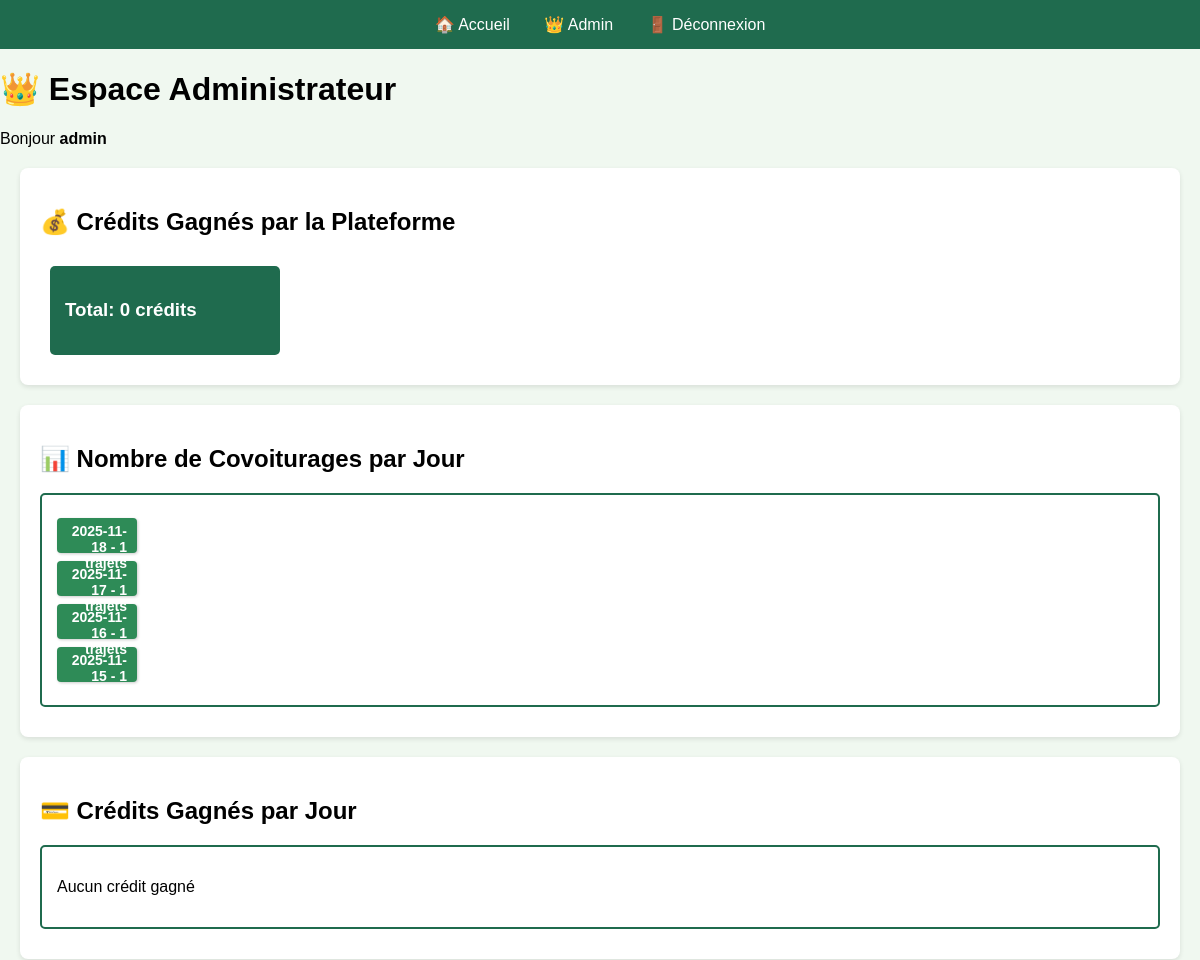
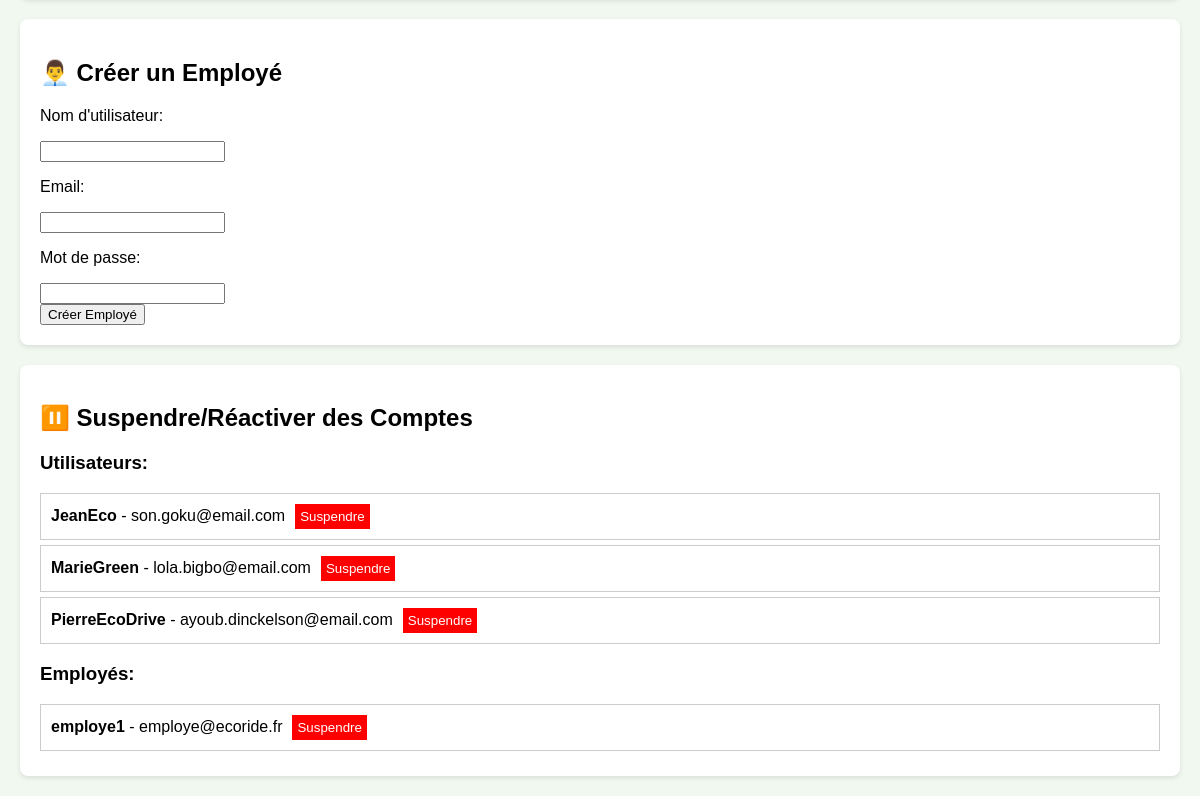
Page /admin-dashboard.php (signed in) on the committed database (2 pictures, top to bottom).
### tables this page shows
CREATE TABLE utilisateur (
    utilisateur_id INT PRIMARY KEY AUTO_INCREMENT,
    nom VARCHAR(50) NOT NULL,
    prenom VARCHAR(50) NOT NULL,
    email VARCHAR(50) UNIQUE NOT NULL,
    password VARCHAR(255) NOT NULL,
    telephone VARCHAR(50),
    adresse VARCHAR(50),
    date_naissance VARCHAR(50),
    photo BLOB,
    pseudo VARCHAR(50) UNIQUE NOT NULL,
    credit INT DEFAULT 20
);

CREATE TABLE employe (
    id INT PRIMARY KEY AUTO_INCREMENT,
    pseudo VARCHAR(50) UNIQUE NOT NULL,
    mot_de_passe VARCHAR(255) NOT NULL,
    email VARCHAR(100) NOT NULL,
    date_creation DATETIME DEFAULT CURRENT_TIMESTAMP);

### admin-dashboard.php (the view, shortened to what this page needs)
<?php
require_once 'config/config.php';
?>
<!DOCTYPE html>
<html lang="fr">
<head>
</head>
<body>
    <nav>
        <a href="index.php">🏠 Accueil</a>
        <a href="admin-dashboard.php">👑 Admin</a>
        <a href="admin-logout.php">🚪 Déconnexion</a>
    </nav>
    <h1>👑 Espace Administrateur</h1>
    <p>Bonjour <strong><?php echo $_SESSION['admin_pseudo']; ?></strong></p>
    <div class="admin-section">
        <h2>💰 Crédits Gagnés par la Plateforme</h2>
        <?php
        $sql = "SELECT SUM(prix_personne) as total FROM covoiturage WHERE statut = 'terminé'";
        $result = $conn->query($sql);
        $row = $result->fetch_assoc();
        $total_credits = $row['total'] * 2;
        echo "<div class='stat-box'><h3>Total: $total_credits crédits</h3></div>";
        ?>
    </div>
    <div class="admin-section">
        <h2>📊 Nombre de Covoiturages par Jour</h2>
        <div class="graph">
            <?php
            $sql = "SELECT DATE(date_depart) as jour, COUNT(*) as nb_trajets
                    FROM covoiturage
                    GROUP BY DATE(date_depart)
                    ORDER BY jour DESC
                    LIMIT 7";
            $result = $conn->query($sql);
            if ($result->num_rows > 0) {
                while($row = $result->fetch_assoc()) {
                    $width = min($row['nb_trajets'] * 50, 400);
                    echo "<div class='bar' style='width: {$width}px;'>";
                    echo $row['jour'] . " - " . $row['nb_trajets'] . " trajets";
                    echo "</div>";
                }
            } else {
                echo "<p>Aucun trajet trouvé</p>";
            }
            ?>
        </div>
    </div>
    <div class="admin-section">
        <h2>💳 Crédits Gagnés par Jour</h2>
        <div class="graph">
            <?php
            $sql = "SELECT DATE(date_depart) as jour, SUM(prix_personne) as credits
                    FROM covoiturage
                    WHERE statut = 'terminé'
                    GROUP BY DATE(date_depart)
                    ORDER BY jour DESC
                    LIMIT 7";
            $result = $conn->query($sql);
            if ($result->num_rows > 0) {
                while($row = $result->fetch_assoc()) {
                    $credits = $row['credits'] * 2;
                    $width = min($credits * 3, 400);
                    echo "<div class='bar' style='width: {$width}px; background: #1f6b4e;'>";
                    echo $row['jour'] . " - " . $credits . " crédits";
                    echo "</div>";
                }
            } else {
                echo "<p>Aucun crédit gagné</p>";
            }
            ?>
        </div>
    </div>
    <div class="admin-section">
        <h2>👨‍💼 Créer un Employé</h2>
        <form action="config/create-employee.php" method="POST">
            <p>Nom d'utilisateur:</p>
            <input type="text" name="pseudo" required>
            <p>Email:</p>
            <input type="email" name="email" required>
            <p>Mot de passe:</p>
            <input type="password" name="password" required>
            <br>
            <button type="submit">Créer Employé</button>
        </form>
    </div>
    <div class="admin-section">
        <h2>⏸️ Suspendre/Réactiver des Comptes</h2>
        <h3>Utilisateurs:</h3>
        <?php
        $sql = "SELECT utilisateur_id, pseudo, email, suspended FROM utilisateur LIMIT 10";
        $result = $conn->query($sql);
        if ($result->num_rows > 0) {
            while($user = $result->fetch_assoc()) {
                echo "<div style='border: 1px solid #ccc; padding: 10px; margin: 5px 0;'>";
                echo "<strong>$user[pseudo]</strong> - $user[email]";
                if ($user['suspended']) {
                    echo " <span style='color: red;'>(SUSPENDU)</span>";
                    echo "<form action='config/suspend-account.php' method='POST' style='display: inline;'>";
                    echo "<input type='hidden' name='user_id' value='$user[utilisateur_id]'>";
                    echo "<input type='hidden' name='type' value='utilisateur'>";
                    echo "<input type='hidden' name='action' value='unsuspend'>";
                    echo "<button type='submit' style='background: green; color: white; border: none; padding: 5px; margin-left: 10px;'>Activer</button>";
                    echo "</form>";
                } else {
                    echo "<form action='config/suspend-account.php' method='POST' style='display: inline;'>";
                    echo "<button type='submit' style='background: red; color: white; border: none; padding: 5px; margin-left: 10px;'>Suspendre</button>";
                    echo "</form>";
                }
                echo "</div>";
            }}
        ?>
        <h3>Employés:</h3>
        <?php
        $sql = "SELECT id, pseudo, email, suspended FROM employe";
        $result = $conn->query($sql);
        if ($result->num_rows > 0) {
            while($emp = $result->fetch_assoc()) {
                echo "<div style='border: 1px solid #ccc; padding: 10px; margin: 5px 0;'>";
                echo "<strong>$emp[pseudo]</strong> - $emp[email]";
                if ($emp['suspended']) {
                    echo " <span style='color: red;'>(SUSPENDU)</span>";
                    echo "<form action='config/suspend-account.php' method='POST' style='display: inline;'>";
                    echo "<input type='hidden' name='emp_id' value='$emp[id]'>";
                    echo "<input type='hidden' name='type' value='employe'>";
                    echo "<input type='hidden' name='action' value='unsuspend'>";
                    echo "<button type='submit' style='background: green; color: white; border: none; padding: 5px; margin-left: 10px;'>Activer</button>";
                    echo "</form>";
                } else {
                    echo "<form action='config/suspend-account.php' method='POST' style='display: inline;'>";
                    echo "<button type='submit' style='background: red; color: white; border: none; padding: 5px; margin-left: 10px;'>Suspendre</button>";
                    echo "</form>";}
                echo "</div>";}}
        ?>
    </div>
</body>
</html>

### admin-dashboard.php (style rules this page uses)
body { font-family: Arial, sans-serif; margin: 0; padding: 0; background-color: #f0f8f0; }
nav { background: #1f6b4e; padding: 15px; text-align: center; }
nav a { color: white; margin: 0 15px; text-decoration: none; }
.admin-section { background: white; padding: 20px; margin: 20px; border-radius: 8px; box-shadow: 0 2px 5px rgba(0,0,0,0.1); }
.stat-box { background: #1f6b4e; color: white; padding: 15px; margin: 10px; border-radius: 5px; display: inline-block; width: 200px; }
.graph { background: white; border: 2px solid #1f6b4e; padding: 15px; margin: 10px 0; border-radius: 5px; }
.bar { background: #2e8b57; height: 25px; margin: 8px 0; color: white; padding: 5px 10px; border-radius: 4px; display: block; min-width: 60px; text-align: right; font-size: 14px; font-weight: bold; box-shadow: 1px 1px 3px rgba(0,0,0,0.2); }

### rows in the picture
utilisateur: pseudo "JeanEco", email "son.goku@email.com"
utilisateur: pseudo "MarieGreen", email "lola.bigbo@email.com"
utilisateur: pseudo "PierreEcoDrive", email "ayoub.dinckelson@email.com"
employe: pseudo "employe1", email "employe@ecoride.fr"

### other values in the picture
$_SESSION['admin_pseudo'] "admin"
$total_credits "0"
$row['jour'] "2025-11-18"
$row['nb_trajets'] "1"
$row['jour'] "2025-11-17"
$row['jour'] "2025-11-16"
$row['jour'] "2025-11-15"
